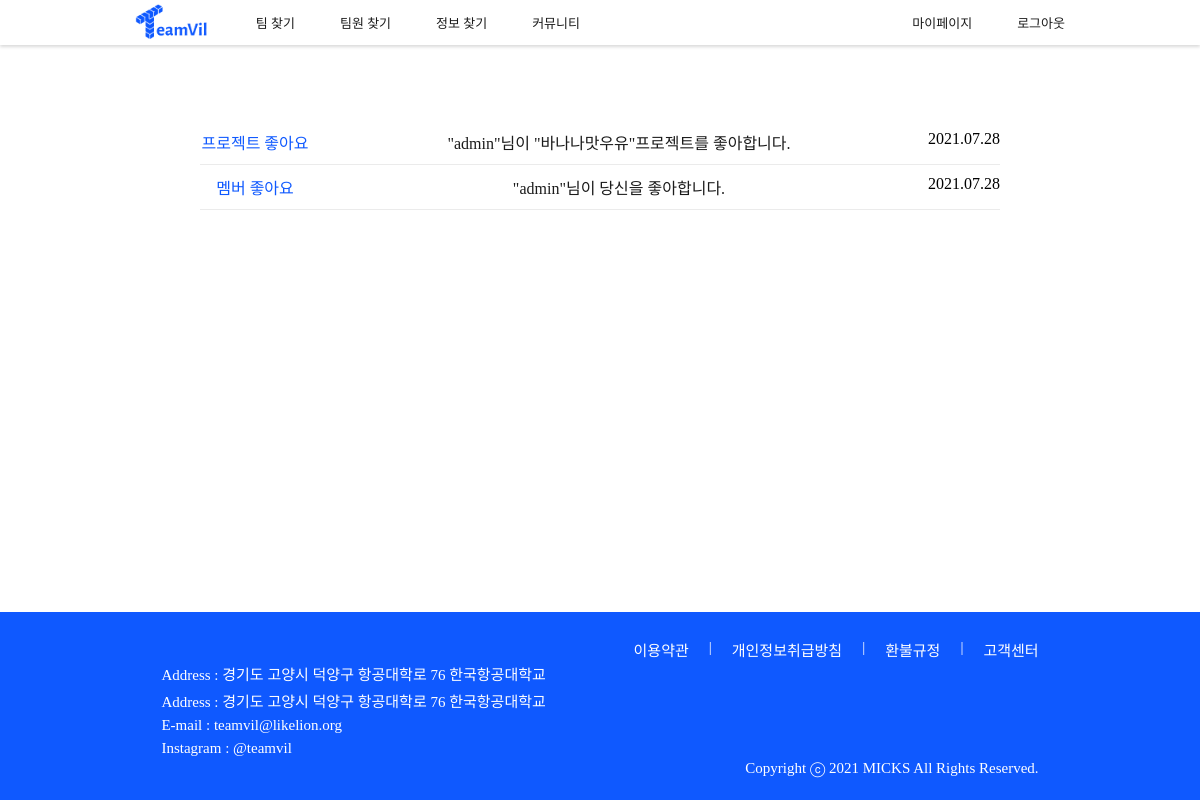
Screenshot of /member/alarm_detail/ (signed in) with the database file from the repository.
### home/models.py (models this page shows)
class Alarm(models.Model):
    type = models.IntegerField()
    user_id = models.ForeignKey(User, on_delete = models.CASCADE, db_column="user_id")
    member_id = models.ForeignKey('project.Member', on_delete = models.CASCADE, db_column="member_id", null=True)
    like_id = models.ForeignKey(Like, on_delete = models.CASCADE, db_column="like_id", null=True)
    scrap_id = models.ForeignKey(Scrap, on_delete = models.CASCADE, db_column="scrap_id", null=True)
    url = models.CharField(max_length=200)
    send_date = models.DateTimeField(default=timezone.now)
    check_date = models.DateTimeField(null=True)
    check = models.IntegerField(default=0)

class Like(models.Model):
    type = models.IntegerField()
    project_id = models.ForeignKey('project.Project', on_delete = models.CASCADE, db_column="project_id", null=True)
    com_id = models.ForeignKey(Com, on_delete = models.CASCADE, db_column="com_id", null=True)
    info_id = models.ForeignKey(Info, on_delete = models.CASCADE, db_column="info_id", null=True)
    from_user_id = models.ForeignKey(User, on_delete = models.CASCADE, db_column="from_user_id", related_name="like_from_user_id")
    to_user_id = models.ForeignKey(User, on_delete = models.CASCADE, db_column="to_user_id", related_name="like_to_user_id", null=True)

### project/models.py (models this page shows)
class Project(models.Model):
    user_id = models.ForeignKey(User, on_delete = models.PROTECT, db_column="user_id")
    use = models.IntegerField(default=0)
    isEnd = models.IntegerField(default=0)
    type = models.IntegerField()
    title = models.CharField(max_length=100)
    desc = models.CharField(max_length=100)
    field1_id = models.ForeignKey('home.Field1', on_delete = models.CASCADE, db_column="field1_id")
    field2 = models.CharField(max_length=20)
    region1_id = models.ForeignKey('home.Region1', on_delete = models.CASCADE, db_column="region1_id")
    region2_id = models.ForeignKey('home.Region2', on_delete = models.CASCADE, db_column="region2_id")
    mem_total = models.IntegerField()
    mem_now = models.IntegerField()
    mem_duty = models.IntegerField(default=0)
    start_date = models.DateField()
    end_date = models.DateField()
    state = models.IntegerField(default=1)
    school = models.CharField(max_length=45, null=True)
    content = models.TextField()
    isLink = models.IntegerField(default=0)
    isFile = models.IntegerField(default=0)
    education_id = models.ForeignKey('home.Education', on_delete = models.CASCADE, db_column="education_id", null=True)
    view_cnt = models.IntegerField(default=0)
    register = models.DateTimeField(default=timezone.now)
    def __str__(self):
        return self.title

### account/views.py (the view)
# urls.py: path('alarm_detail/', views.alarm_detail, name = "alarm_detail"),
def alarm_detail(request):
    user = request.user
    alarms = Alarm.objects.filter(user_id=user).order_by('-send_date')
    return render(request, "alarm_detail.html", {'alarms':alarms})

### teamvil/templatetags/custom_tags.py (called while the page is built)
@register.simple_tag
def DateFormatDot(birthday):
     birthday = birthday.strftime('%Y.%m.%d')
     return birthday

### account/templates/alarm_detail.html (shortened to what this page needs)
<!DOCTYPE html>
<html lang="en">
    {% load static %}
    {% load custom_tags %}
    <head>
        <link rel="stylesheet" href="{% static 'css/base.css' %}">
        <link rel="stylesheet" href="{% static 'css/alarm_detail.css' %}">
    </head>
    <body>
        {% include 'navbar.html' %}
        <div class="alarm_detail-container content">
            {% for alarm in alarms %}
            <div class="alarm_detail-item">
                <span class="alarm_detail-title">
                    {% if alarm.type == 0 %}
                    멤버 좋아요
                    {% elif alarm.type == 1 %}
                    프로젝트 좋아요
                    {% elif alarm.type == 2 %}
                    멤버 스크랩
                    {% elif alarm.type == 3 %}
                    프로젝트 스크랩
                    {% elif alarm.type == 4 %}
                    프로젝트 지원
                    {% elif alarm.type == 5 %}
                    프로젝트 승인
                    {% elif alarm.type == 6 %}
                    프로젝트 초대
                    {% else %}
                    프로젝트 거절
                    {% endif %}
                </span>
                <span class="alarm_detail-content">
                    {% if alarm.type == 0 %}
                    <a href="{{alarm.url}}">"{{alarm.like_id.from_user_id}}"님이 당신을 좋아합니다.</a>
                    {% elif alarm.type == 1 %}
                    <a href="{{alarm.url}}">"{{alarm.like_id.from_user_id}}"님이 "{{alarm.like_id.project_id}}"프로젝트를 좋아합니다.</a>
                    {% elif alarm.type == 2 %}
                    <a href="{{alarm.url}}">"{{alarm.scrap_id.from_user_id}}"님이 당신을 좋아합니다.</a>
                    {% elif alarm.type == 3 %}
                    <a href="{{alarm.url}}">"{{alarm.scrap_id.from_user_id}}"님이 "{{alarm.scrap_id.project_id}}"프로젝트를 좋아합니다.</a>
                    {% elif alarm.type == 4 %}
                    <a href="{{alarm.url}}">"{{alarm.member_id.user_id}}"님이 "{{alarm.member_id.project_id}}"프로젝트 "{{alarm.member_id.duty_id}}"직무에 지원했습니다.</a>
                    {% elif alarm.type == 5 %}
                    <a href="{{alarm.url}}">"{{alarm.member_id.user_id}}"님이 "{{alarm.member_id.project_id}}"프로젝트 "{{alarm.member_id.duty_id}}"직무 지원을 승인했습니다.</a>
                    {% elif alarm.type == 6 %}
                    <a href="{{alarm.url}}">"{{alarm.member_id.user_id}}"님이 "{{alarm.member_id.project_id}}"프로젝트 "{{alarm.member_id.duty_id}}"직무에 초대했습니다.</a>
                    {% else %}
                    <a href="{{alarm.url}}">"{{alarm.member_id.user_id}}"님이 "{{alarm.member_id.project_id}}"프로젝트 "{{alarm.member_id.duty_id}}"직무 지원을 거절했습니다.</a>
                    {% endif %}
                </span>
                <span class="alarm_detail-date">
                    {% DateFormatDot alarm.send_date %}
                </span>
            </div>
            <hr>
            {% endfor %}
        </div>
        {% include 'footer.html' %}
    </body>
</html>

### teamvil/static/css/base.css (style rules this page uses)
* { margin: 0; padding: 0; }
a { text-decoration: none; color: #1B1B1B; }
body { display: flex; min-height: 100vh; flex-direction: column; }
.content { flex: 1; }

### account/static/css/alarm_detail.css (style rules this page uses)
.alarm_detail-container { justify-content: center; margin: 75px 200px; min-width: 500px; }
.alarm_detail-item { display: flex; justify-content: space-between; margin: 10px 0; }
.alarm_detail-title { width: 110px; text-align: center; font-family: 'Spoqa Han Sans Neo', 'sans-serif'; font-weight: 300; color: #0F59FF; font-size: 14.24; }
.alarm_detail-content { text-align: center; font-family: 'Spoqa Han Sans Neo', 'sans-serif'; font-weight: 300; font-size: 14.24; }
.alarm_detail-date { font-family: 'Spoqa Han Sans Neo', 'sans-serif'; font-weight: 300; font-size: 14.24; }
hr { height: 1px; background-color: #ebebeb; border: 0; }

### rows the page displays
Alarm: type "프로젝트 좋아요", like_id.from_user_id "admin", like_id.project_id "바나나맛우유", send_date "2021.07.28"
Alarm: type "멤버 좋아요", like_id.from_user_id "admin", send_date "2021.07.28"
